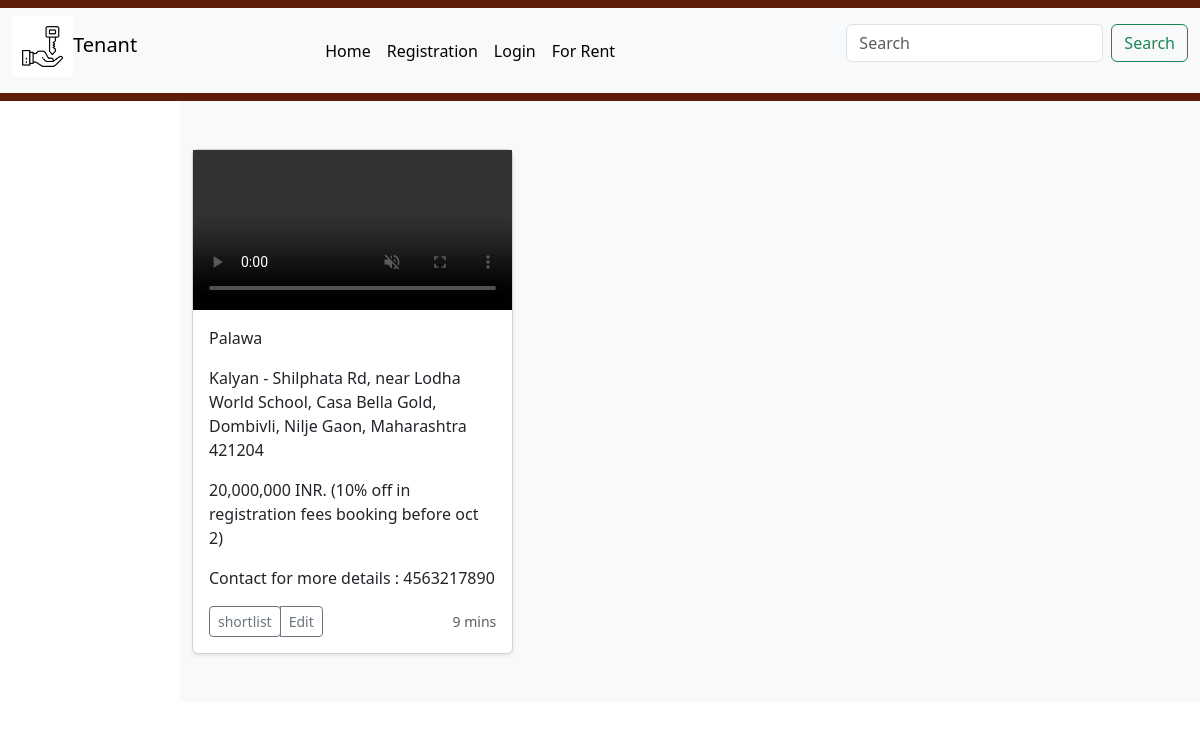
Screenshot of /ixt/Thane/ with the database file from the repository.
### houseapp/models.py (models this page shows, shortened)
class Property(models.Model):
    img=models.FileField(upload_to='videos/',default='')
    owner_name=models.CharField(max_length=30)
    price=models.CharField(max_length=40)
    bhk=models.CharField(max_length=30)
    contact=models.CharField(max_length=15)
    city=models.CharField(max_length=30,default='unknown')
    address=models.TextField(max_length=300)
    category=models.ForeignKey(Category,on_delete=models.CASCADE)
    class Meta:
        db_table='property'

### houseapp/views.py (the view)
# urls.py: path('ixt/<path:ixt2>/',v.sortby_type,name='list2'),
def sortby_type(request,ixt2):
    hl=Property.objects.filter()
    inc=set()
    for i in hl:
        inc.add(i.city)
        hl=Property.objects.filter(city=ixt2)
    context={'hl':hl,'inc':inc}
    return render(request,'property.html',context)

### houseapp/templates/property.html (shortened to what this page needs)
{%include 'navbar.html'%}
<main class="body">
    <div class="album py-5 bg-body-tertiary">
      <div class="container">
        <div class="row row-cols-1 row-cols-sm-2 row-cols-md-3 g-3">
          {%for i in hl%}
          <div class="col">
            <div class="card shadow-sm">
              <video src="{{i.img}}" width="100%" height="100%" controls autoplay muted ></video>
              <div class="card-body">
                <p class="card-text">{{i.owner_name}}</p>
                <p class="card-text">{{i.address}}</p>
                <p class="card-text">{{i.price}} INR. (10% off in registration fees booking before oct 2)</p>
                <p class="card-text">Contact for more details : {{i.contact}}</p>
                <div class="d-flex justify-content-between align-items-center">
                  <div class="btn-group">
                    <a href="addtocart/{{i.id}}"><button type="button" class="btn btn-sm btn-outline-secondary">shortlist</button></a>
                    <button type="button" class="btn btn-sm btn-outline-secondary">Edit</button>
                  </div>
                  <small class="text-body-secondary">9 mins</small>
                </div>
              </div>
            </div>
          </div>
          {%endfor%}
        </div>
      </div>
    </div>
  </main>

### houseapp/templates/property.html (style rules this page uses)
.body { margin-left: 15%; }

### rows the page displays
Property: owner_name "Palawa", address "Kalyan - Shilphata Rd, near Lodha World School, Casa Bella Gold, Dombivli, Nilje Gaon, Maharashtra 421204", price "20,000,000", contact "4563217890"
